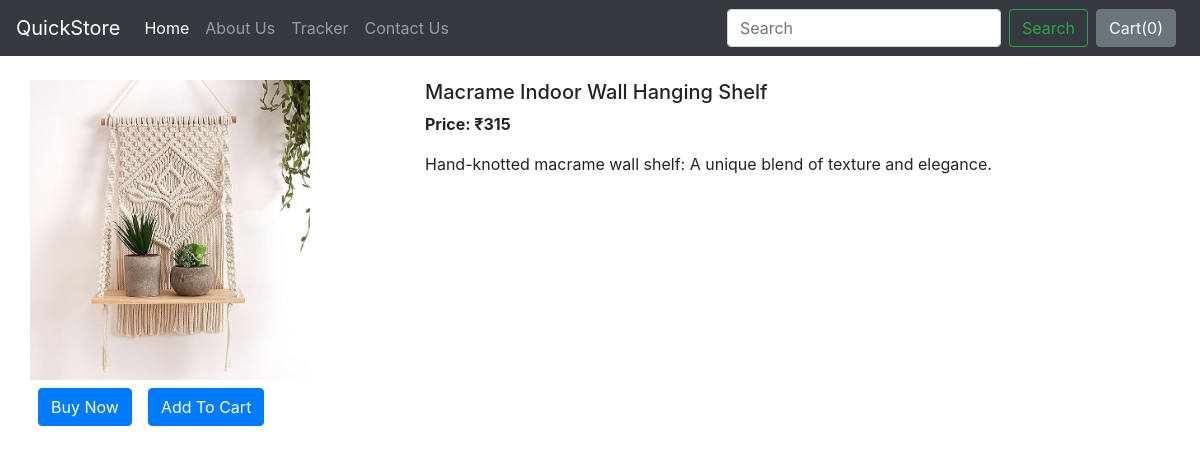
The app's page /shop/products/15 with its own data.
### shop/models.py (models this page shows)
class Product(models.Model):
    product_id = models.AutoField
    product_name = models.CharField(max_length=50)
    category = models.CharField(max_length=50, default="")
    sub_category = models.CharField(max_length=50, default="")
    price = models.IntegerField(default=0)
    desc = models.CharField(max_length=300)
    pub_date = models.DateField()
    image = models.ImageField(upload_to="shop/images",default="")
    def __str__(self):
        return self.product_name

### shop/views.py (the view)
# urls.py: path("products/<int:myid>", views.productView, name="ProductView"),
def productView(request, myid):
    product=Product.objects.filter(id=myid)
    print(product)
    return render(request, "shop/prodView.html", {'product':product[0]})

### shop/templates/shop/prodView.html (shortened to what this page needs)
{% extends 'shop/basic.html' %}
{% block body %}
<div class="container my-4">
  <div class="row">
    <div class="col-md-4">
      <div class="row">
        <img src="/media/{{product.image}}" width="280px" height="300px" alt="Product Image">
      </div>
      <div class="row">
        <button class="btn btn-primary mx-2 my-2"> Buy Now</button>
        <button class="btn btn-primary mx-2 my-2"> Add To Cart</button>
      </div>
    </div>
    <div class="col-md-8">
      <h5>{{product.product_name}}</h5>
      <p><b>Price: ₹{{product.price}}</b></p>
      <p>{{product.desc}}</p>
    </div>
  </div>
</div>
{% endblock %}

### records on screen
Product: image (picture), product_name "Macrame Indoor Wall Hanging Shelf", price "315", desc "Hand-knotted macrame wall shelf: A unique blend of texture and elegance."
